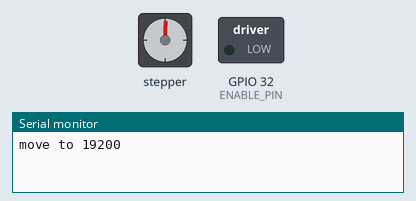
The sketch below on a simulated ESP32. Parts: stepper motor, switched loads named in the sketch (green lamp = pin HIGH), the last lines printed to the serial monitor. Stepper angles assume 200 steps per turn.

Above: at 0.05 s.
At 2.05 s:
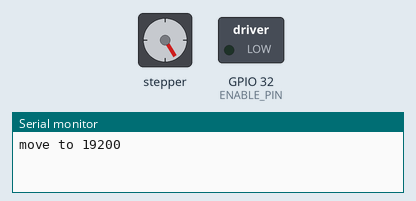
At 4.1 s:
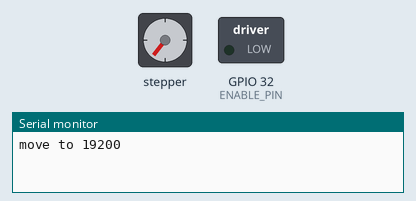
At 9.15 s:
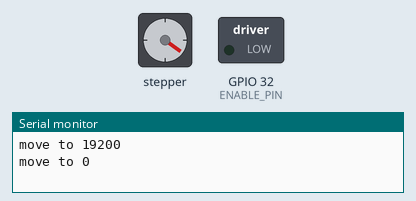
Timing chart, 0 to 13.3 s (numbered marks = the images above):
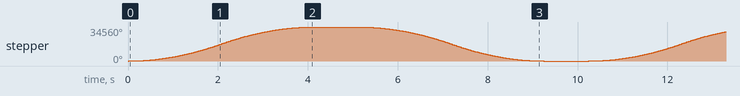

Measured:
- by itself, stepper: turns 34560° clockwise in 4.1 s, then 34560° counter-clockwise in 4.1 s, repeating every 10.2 s

The sketch:

Test_driver.ino
```cpp
#include <AccelStepper.h>

// Define the stepper motor connections
#define STEP_PIN 12
#define DIR_PIN 14
#define ENABLE_PIN 32

// Create an instance of the AccelStepper class
AccelStepper stepper(AccelStepper::DRIVER, STEP_PIN, DIR_PIN);

void setup() {
    Serial.begin(115200);
    // Set the enable pin as OUTPUT and enable the driver
    pinMode(ENABLE_PIN, OUTPUT);
    digitalWrite(ENABLE_PIN, LOW);  // Enable the driver

    // Set maximum speed and acceleration
    stepper.setMaxSpeed(9600); // steps per second
    stepper.setAcceleration(4800); // steps per second^2
}

void loop() {
    // Move the stepper to a specific position
    Serial.println("move to 19200");
    stepper.moveTo(19200); // Move to 2000 steps
    stepper.runToPosition(); // Block until the target position is reached

    delay(1000); // Wait for a second

    // Move back to the starting position
    Serial.println("move to 0");
    stepper.moveTo(0); // Move back to 0 steps
    stepper.runToPosition(); // Block until the target position is reached

    delay(1000); // Wait for a second
}
```
